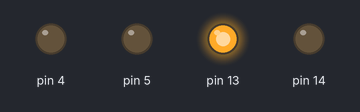
The sketch below on a simulated Arduino Uno, built with avr-gcc and run on an emulated ATmega328P. On the bench: output pins drawn as LEDs (lit = HIGH).

Above: at 0.2 s.
At 1.4 s:
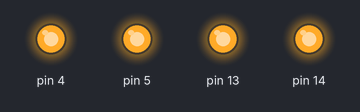
At 2.2 s:
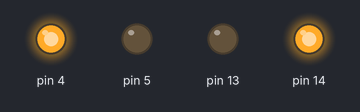
At 3.0 s:
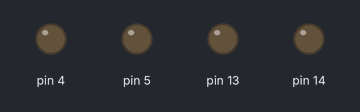
At 5.0 s:
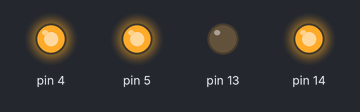
At 7.0 s:
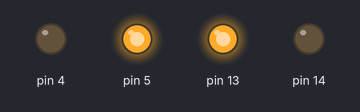
Timing chart, 0 to 7.4 s (numbered marks = the images above):
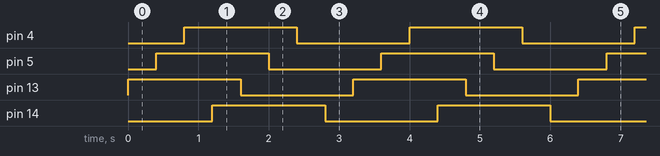

Measured:
- by itself, pin 4, pin 5, pin 13, pin 14: alternates HIGH for 1.6 s and LOW for 1.6 s
- by itself, everything shown: repeats every 3.2 s, in 8 steps

The sketch:

led.ino
```cpp
void setup() {
  pinMode(14,OUTPUT);
  pinMode(13,OUTPUT);
  pinMode(4,OUTPUT);
  pinMode(5,OUTPUT);
}

void loop() {
  int i=400;
  digitalWrite(13,HIGH);
  delay(i);
  digitalWrite(5,HIGH);
  delay(i);
  digitalWrite(4,HIGH);
  delay(i);
  digitalWrite(14,HIGH);
  delay(i);

  digitalWrite(13,LOW);
  delay(i);
  digitalWrite(5,LOW);
  delay(i);
  digitalWrite(4,LOW);
  delay(i);
  digitalWrite(14,LOW);
  delay(i);
}
```
